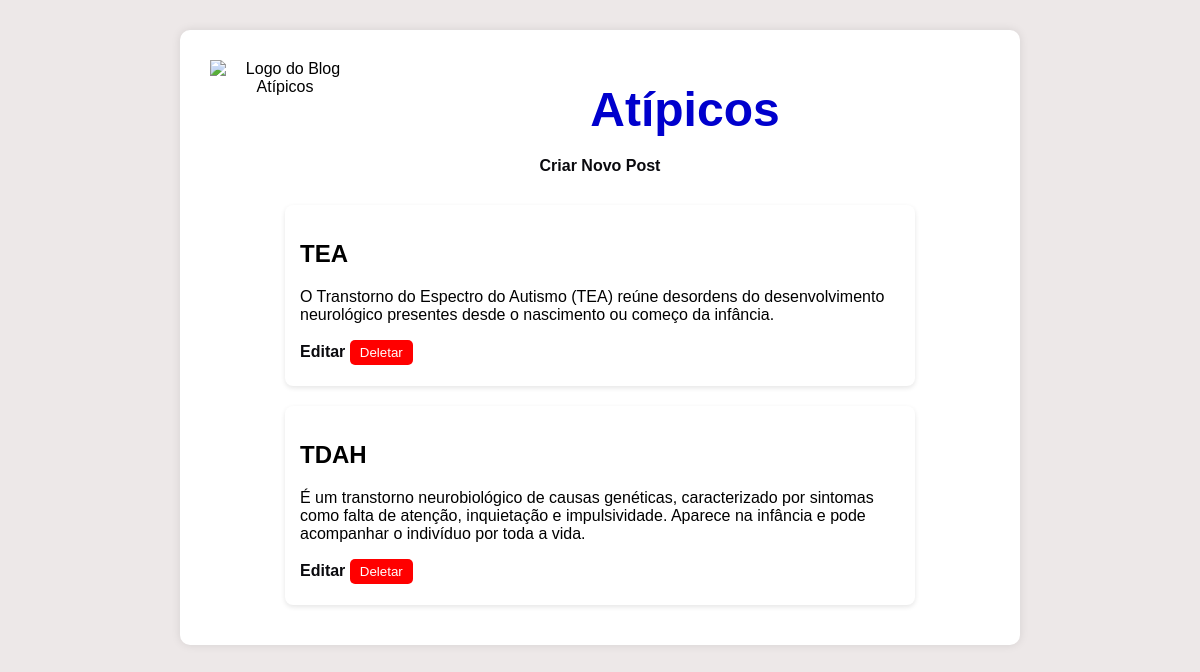
The page / on the database its author committed.
### tables this page shows
CREATE TABLE posts (
    id INTEGER PRIMARY KEY AUTOINCREMENT,
    title TEXT NOT NULL,
    content TEXT NOT NULL,
    created_at TIMESTAMP DEFAULT CURRENT_TIMESTAMP
);

### app.py (the view)
@app.route('/')
def index():
    db = get_db()
    posts = db.execute('SELECT id, title, content FROM posts').fetchall()
    return render_template('index.html', posts=posts)

### app.py (called while the page is built)
def get_db():
    db = getattr(g, '_database', None)
    if db is None:
        db = g._database = sqlite3.connect(DATABASE)
        db.row_factory = sqlite3.Row
    return db

@app.teardown_appcontext
def close_connection(exception):
    db = getattr(g, '_database', None)
    if db is not None:
        db.close()

### templates/index.html (shortened to what this page needs)
<!DOCTYPE html>
<html lang="pt">
<head>
</head>
<body>
    <div class="container">
         <img src="https://i.postimg.cc/xCGgpMzQ/logo.jpg" alt="Logo do Blog Atípicos"   class="logo">
        <h1>Atípicos</h1>
        <a href="{{ url_for('create') }}">Criar Novo Post</a>
        <ul>
            {% for post in posts %}
                <li>
                    <h2>{{ post.title }}</h2>
                    <p>{{ post.content }}</p>
                    <a href="{{ url_for('edit', id=post.id) }}">Editar</a>
                        <form action="{{ url_for('delete', id=post.id) }}" method="post" style="display:inline;">
                        <button type="submit" onclick="return confirm('Tem certeza que deseja apagar este post?')">
                            Deletar
                        </button>
                    </form>
                </li>
            {% endfor %}
        </ul>
    </div>
</body>
</html>

### templates/index.html (style rules this page uses)
body { background-color: #ede8e8; text-align: center; font-family: Arial, sans-serif; margin: 0; padding: 0; }
.container { max-width: 800px; margin: 30px auto; padding: 20px; background: white; box-shadow: 0px 0px 10px rgba(0, 0, 0, 0.1); border-radius: 10px; }
.logo { width: 150px; margin: 20px auto; display: block; }
h1 { color: #0000CD; font-size: 3em; font-weight: bold; margin-bottom: 20px; }
ul { list-style: none; padding: 0; }
li { margin: 20px auto; max-width: 600px; text-align: left; background: #ffffff; padding: 15px; border-radius: 8px; box-shadow: 0 2px 5px rgba(0, 0, 0, 0.1); }
a { text-decoration: none; color: #0a0a0e; font-weight: bold; display: inline-block; margin-bottom: 10px; }
button { background-color: red; color: white; border: none; padding: 5px 10px; cursor: pointer; border-radius: 5px; }
.logo { width: 150px; float: left; margin: 10px; }

### rows shown on the page
posts: title "TEA", content "O Transtorno do Espectro do Autismo (TEA) reúne desordens do desenvolvimento neurológico presentes desde o nascimento ou começo da infância."
posts: title "TDAH", content "É um transtorno neurobiológico de causas genéticas, caracterizado por sintomas como falta de atenção, inquietação e impulsividade. Aparece na infância e pode acompanhar o indivíduo por toda a vida."
